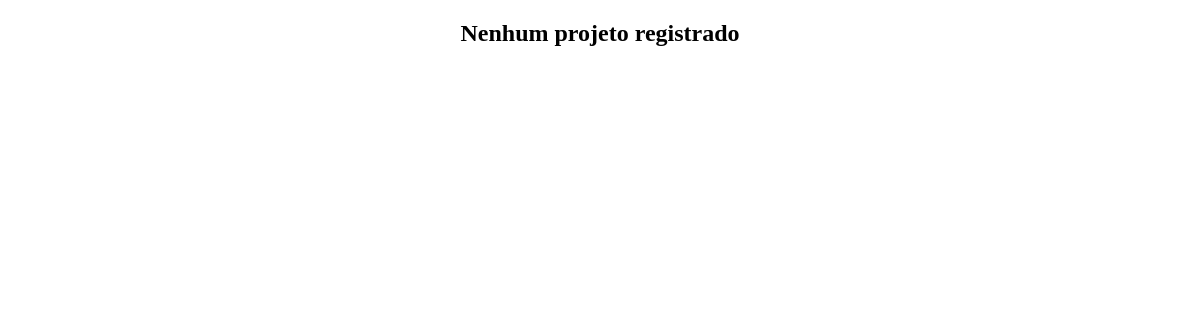
The page /projetos/ on the database as committed earlier.
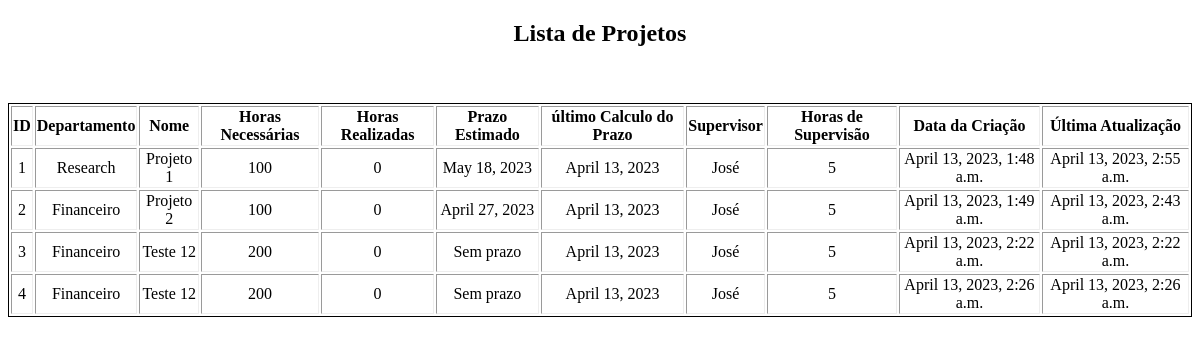
The same page on the database as committed later.
### projetos/models.py (models this page shows)
class Projeto(models.Model):
    id = models.IntegerField(primary_key=True)
    departamento = models.ForeignKey(Departamento, on_delete=models.CASCADE)
    nome = models.CharField(max_length=50, unique=True)
    horas_necessarias = models.IntegerField()
    horas_realizadas = models.IntegerField(default=0)
    prazo_estimado = models.DateField(default=date(9999,12,31))
    ultimo_calculo_horas = models.DateField(default=datetime.now())
    supervisor = models.ForeignKey(Funcionario, on_delete=models.CASCADE)
    horas_supervisao = models.IntegerField()
    data_criacao = models.DateTimeField(default=datetime.now())
    data_atualizacao = models.DateTimeField(default=datetime.now())

### departamentos/models.py (models this page shows)
class Departamento(models.Model):
    id = models.IntegerField(primary_key=True)
    nome = models.CharField(max_length=50, unique=True)
    data_criacao = models.DateTimeField(default=datetime.now())
    data_atualizacao = models.DateTimeField(default=datetime.now())
    def __str__(self):
        return self.nome

### funcionarios/models.py (models this page shows)
class Funcionario(models.Model):
    id = models.IntegerField(primary_key=True)
    nome = models.CharField(max_length=50, unique=True)
    cpf = models.CharField(max_length=11, unique=True)
    rg = models.CharField(max_length=9, unique=True)
    sexo = models.ForeignKey(Sexo, on_delete=models.CASCADE)
    nascimento = models.DateField()
    possui_cnh = models.BooleanField()
    salario = models.FloatField()
    departamento = models.ForeignKey(Departamento, on_delete=models.CASCADE)
    carga_horaria_semanal = models.IntegerField()
    horas_livres = models.IntegerField()
    data_criacao = models.DateTimeField(default=datetime.now())
    data_atualizacao = models.DateTimeField(default=datetime.now())
    def __str__(self):
        return self.nome

### projetos/views.py (the view)
# urls.py: path("", views.index, name="index"),
def index(request):
    projetos = recupera_todos_projetos()
    context = {
        'titulo' : 'Projetos',
        'projetos' : projetos
    }
    return render(request, 'projetos/index.html', context)

### projetos/manipulations.py (called while the page is built)
def recupera_todos_projetos():
    projetos = Projeto.objects.all()
    return projetos

### projetos/templates/projetos/index.html
{% extends 'projetos/base.html' %}
{% block body %}
{% if projetos %}
    <h2>Lista de Projetos</h2>
    <br><br>
    <table border="1" style="border: 1px solid">
        <tr>
            <th>ID</th>
            <th>Departamento</th>
            <th>Nome</th>
            <th>Horas Necessárias</th>
            <th>Horas Realizadas</th>
            <th>Prazo Estimado</th>
            <th>último Calculo do Prazo</th>
            <th>Supervisor</th>
            <th>Horas de Supervisão</th>
            <th>Data da Criação</th>
            <th>Última Atualização</th>
        </tr>
        {% for projeto in projetos %}
        <tr>
            <td>{{ projeto.id }}</td>
            <td>{{ projeto.departamento }}</td>
            <td>{{ projeto.nome }}</td>
            <td>{{ projeto.horas_necessarias }}</td>
            <td>{{ projeto.horas_realizadas }}</td>
            {% if projeto.prazo_estimado.year == 9999 %}
            <td>Sem prazo</td>
            {% else %}
            <td>{{ projeto.prazo_estimado }}</td>
            {% endif %}
            <td>{{ projeto.ultimo_calculo_horas }}</td>
            <td>{{ projeto.supervisor }}</td>
            <td>{{ projeto.horas_supervisao }}</td>
            <td>{{ projeto.data_criacao }}</td>
            <td>{{ projeto.data_atualizacao }}</td>
        </tr>
        {% endfor %}
    </table>
{% else %}
<h2>Nenhum projeto registrado</h2>
{% endif %}
{% endblock %}

Rows that differ between the two databases and show on the page:
added Projeto: id "1", departamento "Research", nome "Projeto 1", horas_necessarias "100", horas_realizadas "0", prazo_estimado "May 18, 2023", ultimo_calculo_horas "April 13, 2023", supervisor "José", horas_supervisao "5", data_criacao "April 13, 2023, 1:48 a.m.", data_atualizacao "April 13, 2023, 2:55 a.m."
added Projeto: id "2", departamento "Financeiro", nome "Projeto 2", horas_necessarias "100", horas_realizadas "0", prazo_estimado "April 27, 2023", ultimo_calculo_horas "April 13, 2023", supervisor "José", horas_supervisao "5", data_criacao "April 13, 2023, 1:49 a.m.", data_atualizacao "April 13, 2023, 2:43 a.m."
added Projeto: id "3", departamento "Financeiro", nome "Teste 12", horas_necessarias "200", horas_realizadas "0", prazo_estimado "Sem prazo", ultimo_calculo_horas "April 13, 2023", supervisor "José", horas_supervisao "5", data_criacao "April 13, 2023, 2:22 a.m.", data_atualizacao "April 13, 2023, 2:22 a.m."
added Projeto: id "4", departamento "Financeiro", nome "Teste 12", horas_necessarias "200", horas_realizadas "0", prazo_estimado "Sem prazo", ultimo_calculo_horas "April 13, 2023", supervisor "José", horas_supervisao "5", data_criacao "April 13, 2023, 2:26 a.m.", data_atualizacao "April 13, 2023, 2:26 a.m."
Other text that changed with them:
text no longer shown: "Nenhum projeto registrado"
text now shown: "Lista de Projetos ID Departamento Nome Horas Necessárias Horas Realizadas Prazo Estimado último Calculo do Prazo Supervisor Horas de Supervisão Data da Criação Última Atualização"
